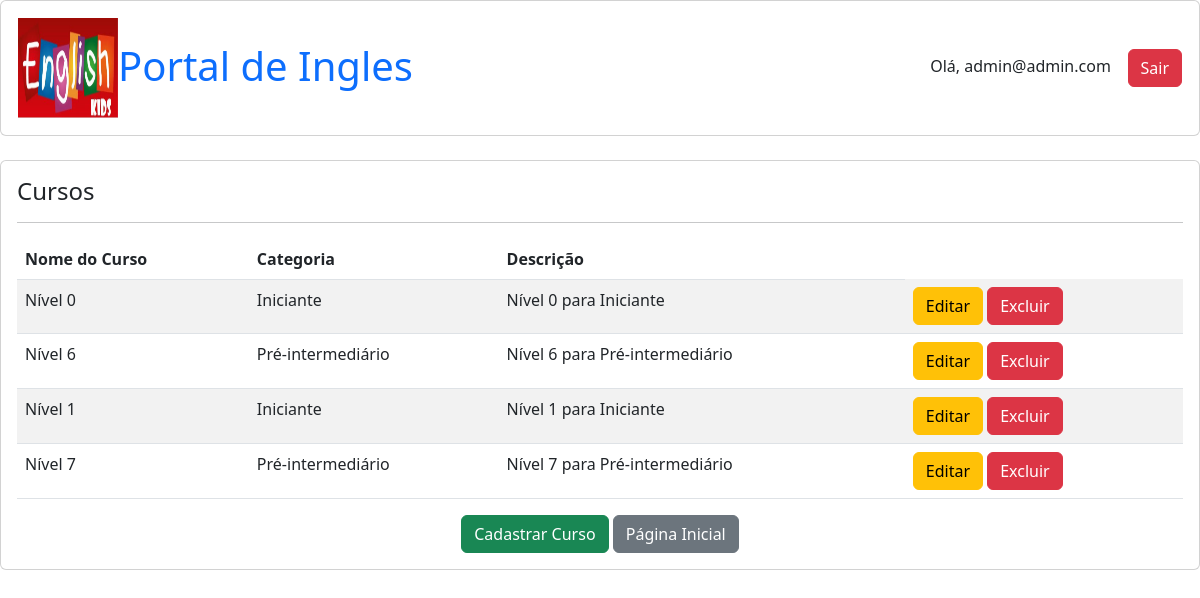
Screenshot of /curso (signed in) with the database file from the repository.
### portal/models.py (models this page shows, shortened)
class Usuario(AbstractUser):
    email = models.EmailField(unique=True, blank=False,
                              error_messages={
                                  'unique': "A user with that email already exists.",
                              })
    USERNAME_FIELD = "email"
    REQUIRED_FIELDS = []
    def get_full_name(self):
        return self.email
    objects = UserManager()

class Curso(models.Model):
    categoria = models.ForeignKey(Categoria, on_delete=models.SET_NULL, null=True)
    nome_curso = models.CharField(max_length=200)
    slug = models.SlugField(max_length=200, unique=True)
    usuario = models.ForeignKey(Usuario, on_delete=models.CASCADE)
    descricao = models.TextField(blank=False)
    thumbnail = models.ImageField(upload_to='thumbnails/',null=True, blank=True)

class Categoria(models.Model):
    nome_categoria = models.CharField(max_length=50)
    slug = models.SlugField(max_length=200, unique=True)
    def __str__(self):
        return self.nome_categoria

### portal/views.py (the view)
# urls.py: path('curso', views.curso, name='curso'),
@staff_member_required(login_url='/login')
def curso(request):
    cursos = Curso.objects.all()
    context = {
        'cursos' : cursos
    }
    return render(request, 'curso.html', context)

### portal/templates/curso.html (shortened to what this page needs)
{% extends 'base.html' %}
{% block content %}
<div class='card'>
    <div class='card-body'>
        <h4>Cursos</h4>
        <hr>
        <table class="table table-striped">
            <thead>
                <tr>
                    <th>Nome do Curso</th>
                    <th>Categoria</th>
                    <th>Descrição</th>
                </tr>
            </thead>
            <tbody>
                {% for curso in cursos %}
                <tr>
                    <td>{{ curso.nome_curso }}</td>
                    <td>{{ curso.categoria }}</td>
                    <td>{{ curso.descricao }}</td>
                    <td>
                        <a class="btn btn-warning" href="{% url 'curso_edit' curso.id %}">Editar</a>
                        <a class="btn btn-danger" href="{% url 'curso_delete' curso.id %}"
                        onclick="return confirm('Confirma a exclusão?')">Excluir</a>
                    </td>
                </tr>
                {% endfor %}
            </tbody>
        </table>
        <center>
            <a class="btn btn-success" href="{% url 'curso_add' %}">Cadastrar Curso</a>
            <a class="btn btn btn-secondary" href="{% url 'home' %}">Página Inicial</a>
        </center>
    </div>
</div>
{% endblock %}

### portal/templates/base.html (shortened to what this page needs)
<!DOCTYPE html>
<html lang="pt-br">
<head>
    <link rel="stylesheet" href="https://cdn.jsdelivr.net/npm/bootstrap@5.2.0/dist/css/bootstrap.min.css">
</head>
<body>
    <div class='card'>
        <div class='card-body'>
            <div class="box">
                <table width="100%">
                    <tr>
                        <td width="50%">
                            {% load static %}
                            <img src="{% static 'img/portal.png' %}" height="100px" width='100px' alt="LOGO" align="left">
                            &nbsp;<h1><a href="{% url 'home' %}" style="text-decoration:none">Portal de Ingles</a></h1>
                        </td>
                        <td width="50%" align="right">
                            {% if user.is_authenticated %}
                                Olá, {{user.get_full_name}} &nbsp;&nbsp;
                                <a class="btn btn-danger" href="{% url 'logout' %}" style="text-decoration:none">Sair</a>
                            {% else %}
                                <a href="{% url 'login' %}" style="text-decoration:none">Login</a> &nbsp;&nbsp;
                                &nbsp;&nbsp;| &nbsp;&nbsp;
                                <a href="{% url 'cadastro' %}" style="text-decoration:none">Cadastro</a> &nbsp;&nbsp;
                            {% endif %}
                        </td>
                    </tr>
                </table>
            </div>
        </div>
    </div>
    <br>
    {% block content %}
    {% endblock %}
</body>
</html>

### rows the page displays
Usuario: get_full_name "admin@admin.com"
Curso: nome_curso "Nível 0", categoria "Iniciante", descricao "Nível 0 para Iniciante"
Curso: nome_curso "Nível 6", categoria "Pré-intermediário", descricao "Nível 6 para Pré-intermediário"
Curso: nome_curso "Nível 1", categoria "Iniciante", descricao "Nível 1 para Iniciante"
Curso: nome_curso "Nível 7", categoria "Pré-intermediário", descricao "Nível 7 para Pré-intermediário"
